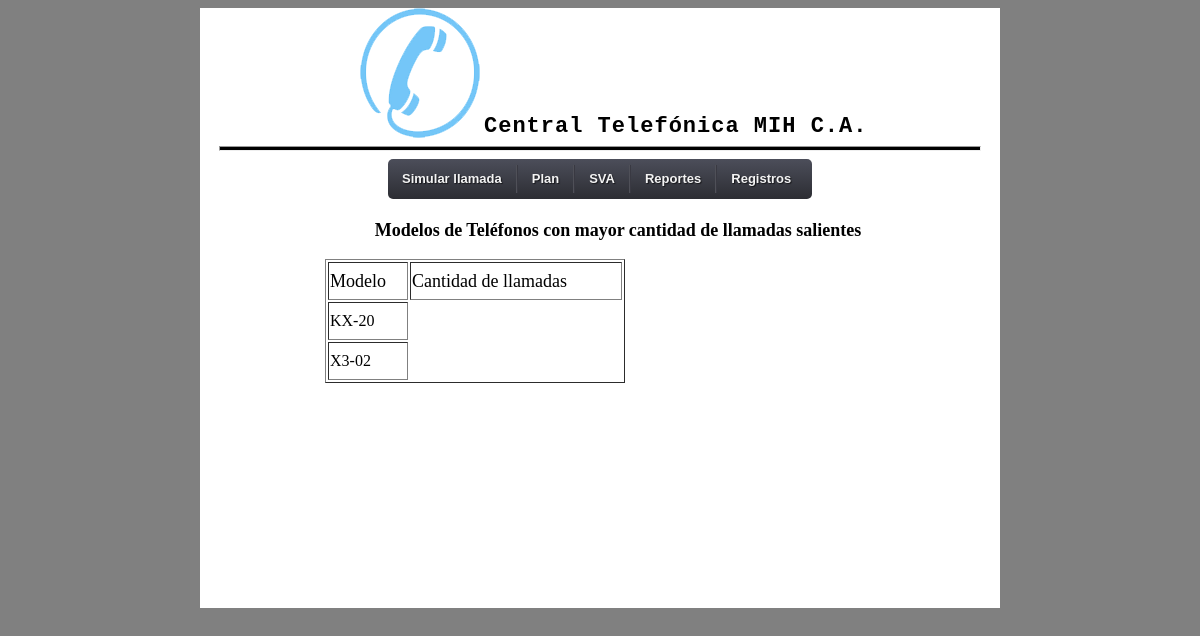
The app's page /Mayor_cantidad_llamadas.php, older data.
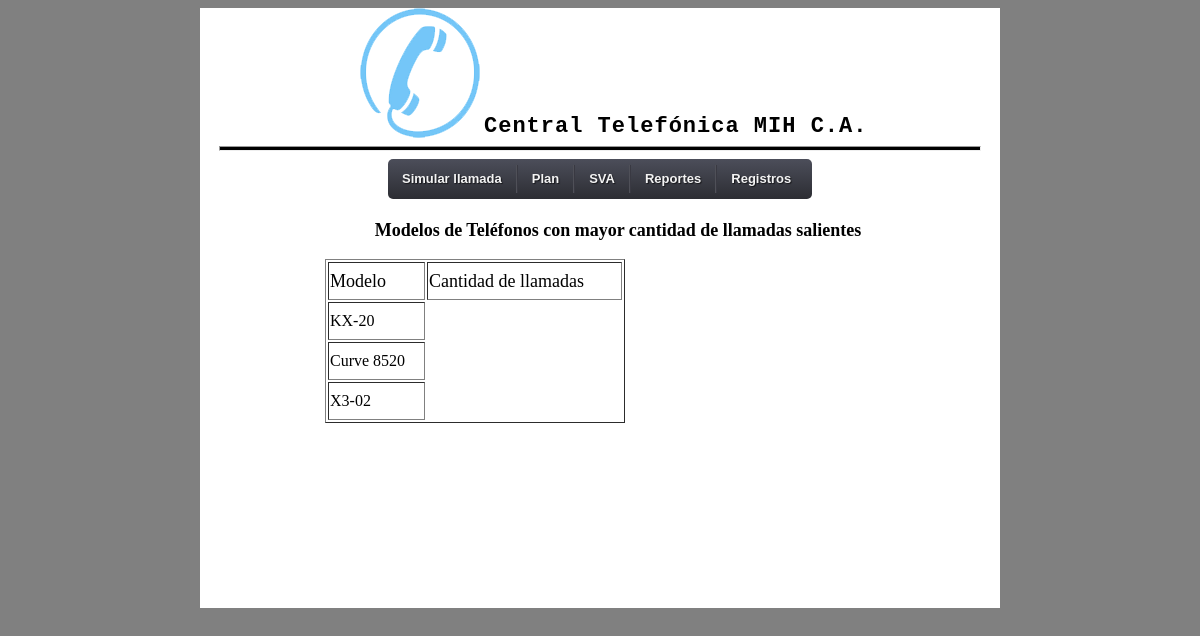
The same page, newer data.
### tables this page shows
CREATE TABLE IF NOT EXISTS `telefono` (
  `Numero` varchar(20) NOT NULL,
  `Marca` varchar(30) NOT NULL,
  `Modelo` varchar(30) NOT NULL,
  `Fabricacion` year(4) NOT NULL,
  `Tipo` varchar(30) NOT NULL,
  PRIMARY KEY (`Numero`)
);

### Mayor_cantidad_llamadas.php (the view, shortened to what this page needs)
<html>
<head>
<link rel="stylesheet" type="text/css" href="css/estilo.css" media="screen" />
</head>
<body>
	<div id="contenedor">
		<div id="encabezado">
			<a href="index.php"><img src="imagen/logo.png"></a>
			<label id="titulo">Central Telef&oacute;nica MIH C.A.</label>
		</div>
		<hr>
		<div id="contenido">
			<div id="menu">
			</div>
			<div id="espac_cont">
				<div id="cantidad_llamdas">
					<center><p style="font-size: 18px;font-weight: bold;">Modelos de Teléfonos con mayor cantidad de llamadas salientes<p></center>
					<?php
						$link = mysql_connect("localhost", "root", NULL);
						$result1 = mysql_query("SELECT Modelo FROM telefono", $link);
						echo "<table border = '1' style = 'margin: 0px 0px 0px 89px; width:300px;'> \n";
						echo "<tr style = 'height: 38px'><td style = 'font-size:18px'>Modelo</td><td style = 'font-size:18px'>Cantidad de llamadas</td>
						</tr> \n";
						while ($row = mysql_fetch_row($result1)){
						echo "<tr style = 'height: 38px'><td>$row[0] </td></tr> \n";
						}
						echo "</table> \n";
					?>
				</div>
				</div>
			</div>
		</div>
</body>
</html>

Row changes from the older to the newer data that the page shows:
added telefono: Modelo "Curve 8520"
